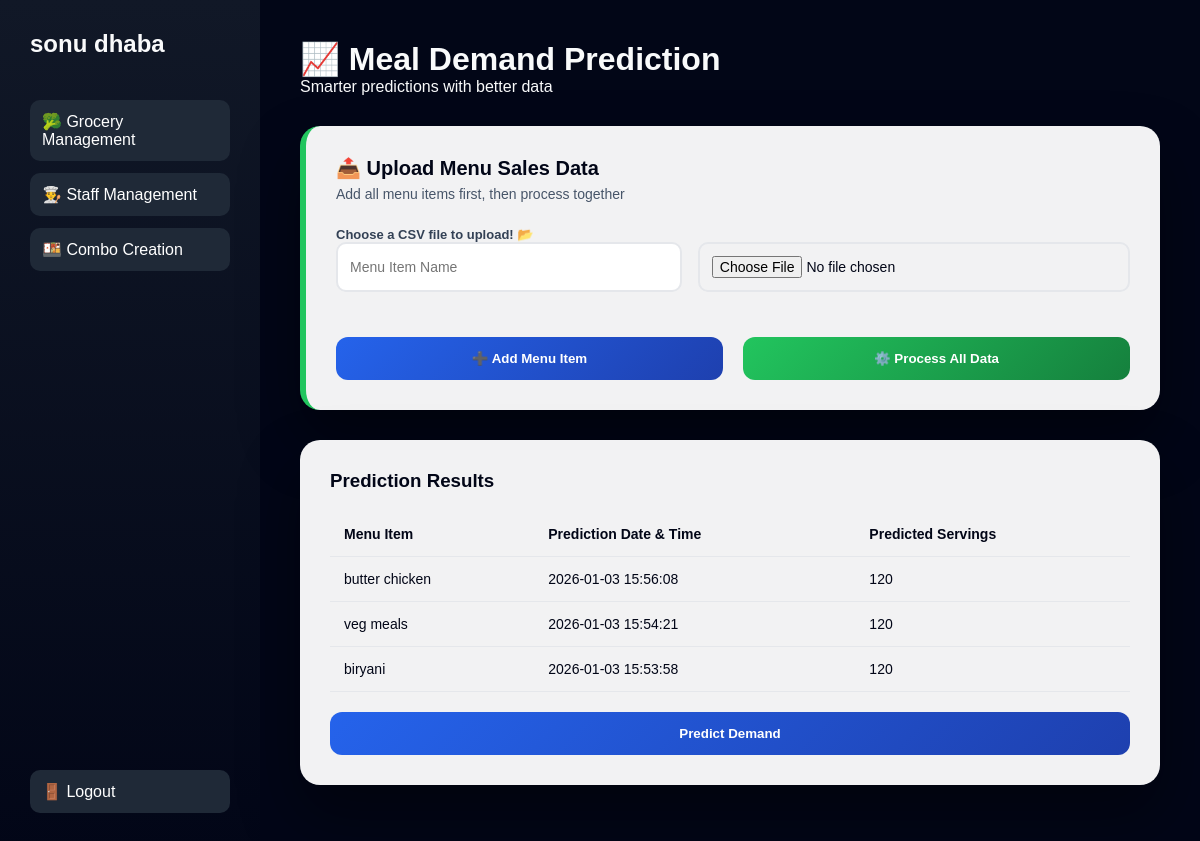
The app's page /dashboard (signed in) with its own data.
### tables this page shows
CREATE TABLE restaurants (
                    id INTEGER PRIMARY KEY AUTOINCREMENT,
                    user_id INTEGER NOT NULL,
                    name TEXT NOT NULL,
                    FOREIGN KEY (user_id) REFERENCES users(id) ON DELETE CASCADE
                );

CREATE TABLE predictions (
                    id INTEGER PRIMARY KEY AUTOINCREMENT,
                    prediction_uid TEXT,
                    restaurant_id INTEGER,
                    menu_item TEXT,
                    predicted_at DATETIME DEFAULT CURRENT_TIMESTAMP,
                    servings INTEGER
                );

### app.py (the view)
@app.route('/dashboard', methods=['GET', 'POST'])
def dashboard():
    if 'user_id' not in session:
        return redirect('/login')
    uid = session['user_id']
    with get_db() as con:
        cur = con.cursor()
        cur.execute("""
            SELECT r.id, r.name,
                   f.grocery_management,
                   f.staff_management,
                   f.combo_creation
            FROM restaurants r
            JOIN feature_settings f ON f.restaurant_id = r.id
            WHERE r.user_id = ?
        """, (uid,))
        row = cur.fetchone()
        if not row:
            return "No restaurant found", 404
        restaurant_id = row[0]
        user = {
            "restaurant_name": row[1]
        }
        services = {
            "grocery": bool(row[2]),
            "staff": bool(row[3]),
            "combo": bool(row[4])
        }
        cur.execute("""
            SELECT menu_item, predicted_at, servings
            FROM predictions
            WHERE restaurant_id = ?
            ORDER BY predicted_at DESC
        """, (restaurant_id,))
        predictions = cur.fetchall()
    menu_items = get_trained_menu_items(restaurant_id)
    return render_template(
        'dashboard.html',
        user=user,
        services=services,
        predictions=predictions,
        menu_items=menu_items
    )

### app.py (called while the page is built)
def get_db():
    return sqlite3.connect('database.db')

def get_trained_menu_items(restaurant_id):
    base_path = f"ml/storage/user_{restaurant_id}"
    if not os.path.exists(base_path):
        return []
    return [
        name for name in os.listdir(base_path)
        if os.path.isdir(os.path.join(base_path, name))
    ]

### templates/dashboard.html (shortened to what this page needs)
<!DOCTYPE html>
<html lang="en">
<head>
  <link rel="stylesheet" href="../static/css/dashboard.css">
</head>
<body>
  <div class="dashboard">
    <aside class="sidebar">
      <h2>{{ user.restaurant_name }}</h2>
      <nav>
        {% if services.grocery %}
        <a href="/grocery">🥦 Grocery Management</a>
        {% endif %}
        {% if services.staff %}
        <a href="/staff">👨‍🍳 Staff Management</a>
        {% endif %}
        {% if services.combo %}
        <a href="/combo">🍱 Combo Creation</a>
        {% endif %}
      </nav>
      <div class="sidebar-bottom">
        <a href="/logout" class="logout-btn">🚪 Logout</a>
      </div>
    </aside>
    <main class="content">
      <header>
        <h1>📈 Meal Demand Prediction</h1>
        <p>Smarter predictions with better data</p>
      </header>
      <section class="card upload-card">
        <div class="upload-header">
          <h3>📤 Upload Menu Sales Data</h3>
          <p>Add all menu items first, then process together</p>
        </div>
        <form method="POST" action="/process-all-sales" enctype="multipart/form-data">
          <div id="menuUploadContainer">
            <div class="csv-hint">
              <strong>Choose a CSV file to upload! 📂</strong>
            </div>
            <div class="menu-row">
              <input type="text" name="menu_items[]" placeholder="Menu Item Name" required>
              <input type="file" name="sales_csvs[]" accept=".csv" required>
            </div>
          </div>
          <div class="actions">
            <button type="button" class="add-btn" onclick="addRow()">
              ➕ Add Menu Item
            </button>
            <button type="submit" class="process-btn">
              ⚙️ Process All Data
            </button>
          </div>
        </form>
      </section>
      <section class="card slide-up">
        <h3>Prediction Results</h3>
        <table>
          <thead>
            <tr>
              <th>Menu Item</th>
              <th>Prediction Date & Time</th>
              <th>Predicted Servings</th>
            </tr>
          </thead>
          <tbody>
            {% if predictions %}
            {% for p in predictions %}
            <tr>
              <td>{{ p[0] }}</td>
              <td>{{ p[1] }}</td>
              <td>{{ p[2] }}</td>
            </tr>
            {% endfor %}
            {% else %}
            <tr>
              <td colspan="3" style="text-align:center; opacity:0.6;">
                No predictions yet
              </td>
            </tr>
            {% endif %}
          </tbody>
        </table>
        <button class="predict-btn" onclick="openPredict()">
          Predict Demand
        </button>
      </section>
    </main>
  </div>
</body>
</html>

### static/css/dashboard.css (style rules this page uses)
* { margin: 0; padding: 0; box-sizing: border-box; font-family: Poppins, sans-serif; }
body { background: radial-gradient(circle at top right, #020617, #020617); color: #f9fafb; }
.dashboard { display: flex; min-height: 100vh; }
.sidebar { width: 260px; background: linear-gradient(180deg, #111827, #020617); padding: 30px; animation: slideIn 0.8s ease; }
.sidebar h2 { margin-bottom: 30px; }
.sidebar a { display: block; margin: 12px 0; padding: 12px; background: #1f2937; border-radius: 10px; color: white; text-decoration: none; transition: 0.3s; }
.content { flex: 1; padding: 40px; }
header { margin-bottom: 30px; }
.card { background: rgba(255, 255, 255, 0.95); color: #020617; border-radius: 20px; padding: 30px; margin-bottom: 30px; box-shadow: 0 30px 60px rgba(0, 0, 0, 0.4); }
input, select { padding: 12px; border-radius: 10px; border: 2px solid #e5e7eb; }
button { margin-top: 20px; padding: 14px; width: 100%; background: linear-gradient(135deg, #22c55e, #15803d); color: white; border: none; border-radius: 12px; font-weight: 600; cursor: pointer; }
.predict-btn { background: linear-gradient(135deg, #2563eb, #1e40af); }
table { width: 100%; margin-top: 20px; border-collapse: collapse; }
th { text-align: left; font-weight: 600; }
th, td { font-size: 14px; padding: 14px; border-bottom: 1px solid #e5e7eb; }
.upload-card { border-left: 6px solid #22c55e; }
.upload-header h3 { font-size: 20px; margin-bottom: 6px; }
.upload-header p { font-size: 14px; color: #475569; margin-bottom: 25px; }
.menu-row { display: grid; grid-template-columns: 1.2fr 1.5fr; gap: 16px; margin-bottom: 14px; }
.menu-row input[type="text"], .menu-row input[type="file"] { padding: 12px; border-radius: 10px; border: 2px solid #e5e7eb; font-size: 14px; }
.actions { display: flex; gap: 20px; margin-top: 25px; }
.add-btn { flex: 1; padding: 14px; border-radius: 12px; border: none; cursor: pointer; font-weight: 600; color: white; background: linear-gradient(135deg, #2563eb, #1e40af); }
.process-btn { flex: 1; padding: 14px; border-radius: 12px; border: none; cursor: pointer; font-weight: 600; color: white; background: linear-gradient(135deg, #22c55e, #15803d); }
.csv-hint { margin-top: 16px; font-size: 13px; color: #334155; animation: fadeUp 0.6s ease; }
.sidebar { display: flex; flex-direction: column; justify-content: space-between; }
.sidebar-bottom { margin-top: auto; }
.logout-btn { background: #7f1d1d; }

### records on screen
restaurants: restaurant_name "sonu dhaba"
predictions: menu_item "butter chicken", predicted_at "2026-01-03 15:56:08", servings "120"
predictions: menu_item "veg meals", predicted_at "2026-01-03 15:54:21", servings "120"
predictions: menu_item "biryani", predicted_at "2026-01-03 15:53:58", servings "120"
